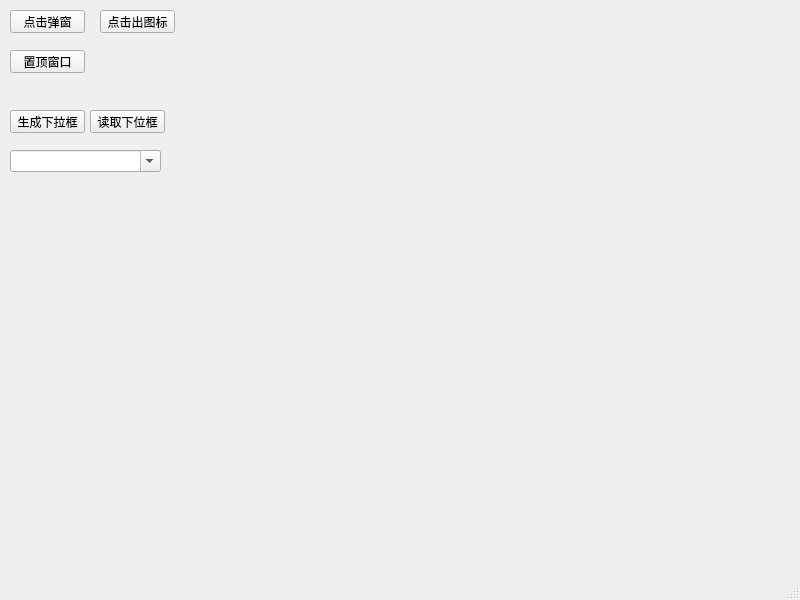
<?xml version="1.0" encoding="UTF-8"?>
<ui version="4.0">
 <class>MainWindow</class>
 <widget class="QMainWindow" name="MainWindow">
  <property name="geometry">
   <rect>
    <x>0</x>
    <y>0</y>
    <width>800</width>
    <height>600</height>
   </rect>
  </property>
  <property name="windowTitle">
   <string>MainWindow</string>
  </property>
  <widget class="QWidget" name="centralwidget">
   <widget class="QPushButton" name="pushButton">
    <property name="geometry">
     <rect>
      <x>10</x>
      <y>10</y>
      <width>75</width>
      <height>23</height>
     </rect>
    </property>
    <property name="text">
     <string>点击弹窗</string>
    </property>
   </widget>
   <widget class="QPushButton" name="pushButton_2">
    <property name="geometry">
     <rect>
      <x>10</x>
      <y>50</y>
      <width>75</width>
      <height>23</height>
     </rect>
    </property>
    <property name="text">
     <string>置顶窗口</string>
    </property>
   </widget>
   <widget class="QPushButton" name="pushButton_3">
    <property name="geometry">
     <rect>
      <x>100</x>
      <y>10</y>
      <width>75</width>
      <height>23</height>
     </rect>
    </property>
    <property name="text">
     <string>点击出图标</string>
    </property>
   </widget>
   <widget class="QPushButton" name="pushButton_4">
    <property name="geometry">
     <rect>
      <x>10</x>
      <y>110</y>
      <width>75</width>
      <height>23</height>
     </rect>
    </property>
    <property name="text">
     <string>生成下拉框</string>
    </property>
   </widget>
   <widget class="QComboBox" name="comboBox">
    <property name="geometry">
     <rect>
      <x>10</x>
      <y>150</y>
      <width>151</width>
      <height>22</height>
     </rect>
    </property>
    <property name="editable">
     <bool>true</bool>
    </property>
   </widget>
   <widget class="QPushButton" name="pushButton_5">
    <property name="geometry">
     <rect>
      <x>90</x>
      <y>110</y>
      <width>75</width>
      <height>23</height>
     </rect>
    </property>
    <property name="text">
     <string>读取下位框</string>
    </property>
   </widget>
  </widget>
  <widget class="QMenuBar" name="menubar">
   <property name="geometry">
    <rect>
     <x>0</x>
     <y>0</y>
     <width>800</width>
     <height>22</height>
    </rect>
   </property>
  </widget>
  <widget class="QStatusBar" name="statusbar"/>
 </widget>
 <resources/>
 <connections/>
</ui>
